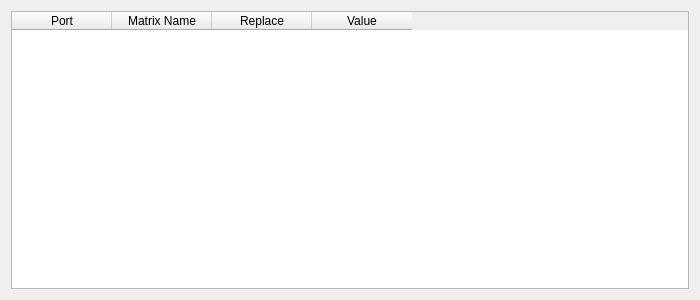
<?xml version="1.0" encoding="UTF-8"?>
<ui version="4.0">
 <class>InsertMatricesIntoBundle</class>
 <widget class="QDialog" name="InsertMatricesIntoBundle">
  <property name="geometry">
   <rect>
    <x>0</x>
    <y>0</y>
    <width>700</width>
    <height>300</height>
   </rect>
  </property>
  <property name="minimumSize">
   <size>
    <width>700</width>
    <height>300</height>
   </size>
  </property>
  <property name="windowTitle">
   <string>Dialog</string>
  </property>
  <layout class="QGridLayout" name="gridLayout">
   <item row="0" column="0">
    <widget class="QTableWidget" name="tableWidget">
     <column>
      <property name="text">
       <string>Port</string>
      </property>
     </column>
     <column>
      <property name="text">
       <string>Matrix Name</string>
      </property>
     </column>
     <column>
      <property name="text">
       <string>Replace</string>
      </property>
     </column>
     <column>
      <property name="text">
       <string>Value</string>
      </property>
     </column>
    </widget>
   </item>
  </layout>
 </widget>
 <resources/>
 <connections/>
</ui>
